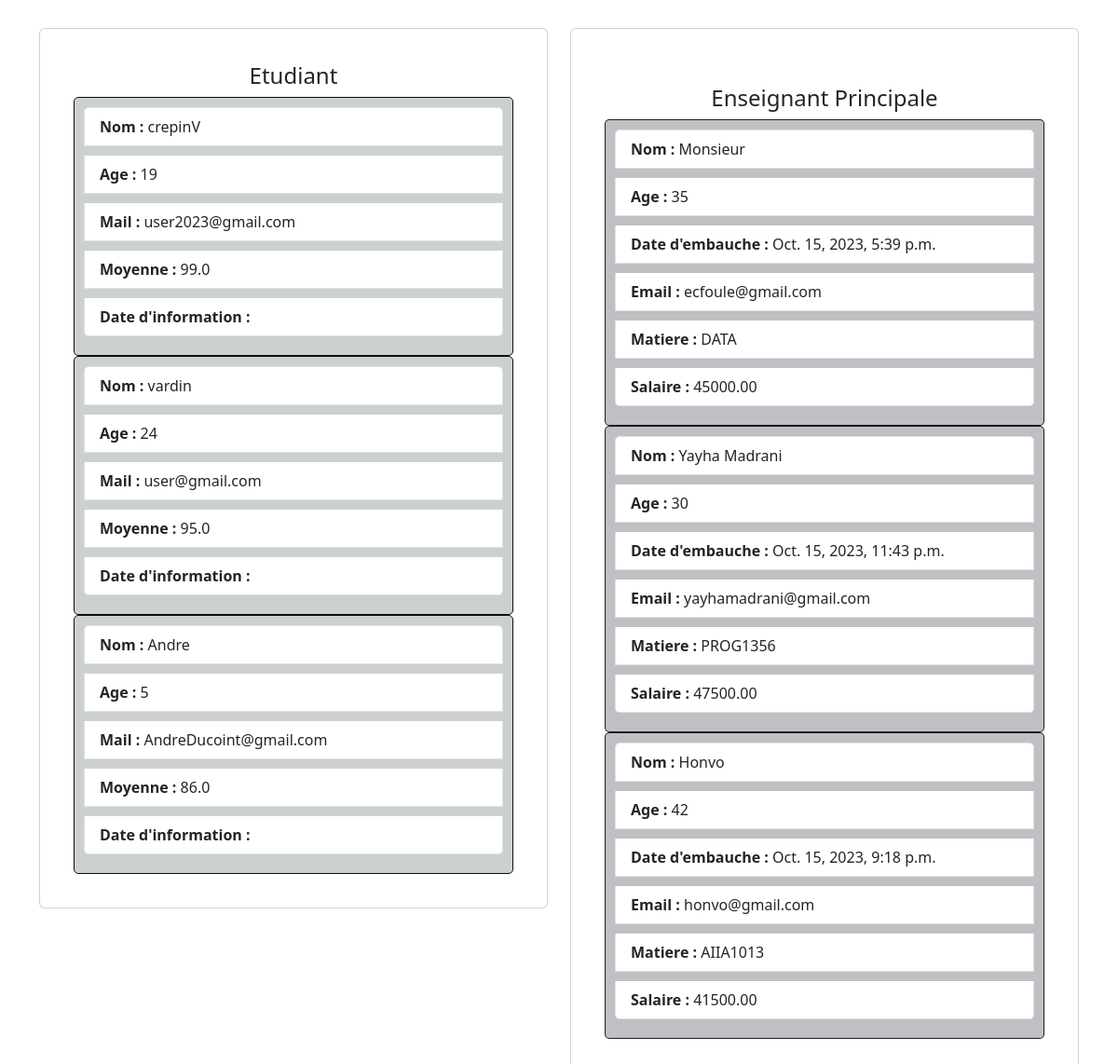
The page / on the database its author committed.
### listings/models.py (models this page shows, shortened)
class Etudiant(models.Model):
    name     =models.fields.CharField(max_length=100)
    age      =models.fields.IntegerField(null=True)
    date     =models.DateTimeField(auto_now=True, auto_now_add=False)
    mail     =models.EmailField()
    moyenne  =models.FloatField()
    enseignant = models.ForeignKey(EnseignantPricipale, null=True, on_delete=models.SET_NULL) #Cle etrangere

class EnseignantPricipale(models.Model):
    name = models.fields.CharField(max_length=50)
    age      = models.IntegerField(null=True)
    date_embauche = models.DateTimeField(auto_now=True, auto_now_add=False)
    email    = models.EmailField()
    matiere  = models.CharField(max_length=100)  #La matière que l'enseignant enseigne
    salaire  = models.DecimalField(max_digits=10, decimal_places=2)  #Salaire de l'enseignant

### listings/views.py (the view)
# urls.py: path('', views.hello),
def hello(request):
    etudiant   = Etudiant.objects.all()
    enseignant = EnseignantPricipale.objects.all()
    return render(request,'listings/hello.html', {'etudiant': etudiant, 'enseignant': enseignant })  #etudiant en jaune utiliser comme etudiant.name...

### listings/templates/listings/hello.html (shortened to what this page needs)
{% load static %}
<!DOCTYPE html>
<html lang="fr">
<head>
    <link rel="stylesheet" href="{% static 'listings/styles.css'%}" />
    <link href="https://cdn.jsdelivr.net/npm/bootstrap@5.3.2/dist/css/bootstrap.min.css" rel="stylesheet">
</head>
<body>
    <div class="container">
        <div class="row">
            <div class="col-md-6">
                <div class="card">
                    <div class="card-body">
                        <h1 class="card-title">Etudiant</h1>
                        {% for etudiant in etudiant %}
                            <ul class="list-group list-group-flush">
                                <div class="etudiant-info">
                                    <li class="list-group-item"><strong>Nom :</strong> {{ etudiant.name }}</li>
                                    <li class="list-group-item"><strong>Age :</strong> {{ etudiant.age }}</li>
                                    <li class="list-group-item"><strong>Mail :</strong> {{ etudiant.mail }}</li>
                                    <li class="list-group-item"><strong>Moyenne :</strong> {{ etudiant.moyenne }}</li>
                                    <li class="list-group-item"><strong>Date d'information :</strong> {{ etudiant.0.date }}</li>
                                </div>
                            </ul>
                        {% endfor %}
                    </div>
                </div>
            </div>
            <div class="col-md-6">
                <div class="card">
                    <div class="card-body">
                        <h1 class="card-title mt-4">Enseignant Principale</h1>
                        {% for enseignant in enseignant %}
                        <ul class="list-group list-group-flush">
                        <div class="enseignant-info">
                            <li class="list-group-item"><strong>Nom :</strong> {{ enseignant.name }}</li>
                            <li class="list-group-item"><strong>Age :</strong> {{ enseignant.age }}</li>
                            <li class="list-group-item"><strong>Date d'embauche :</strong> {{ enseignant.date_embauche }}</li>
                            <li class="list-group-item"><strong>Email :</strong> {{ enseignant.email }}</li>
                            <li class="list-group-item"><strong>Matiere :</strong> {{ enseignant.matiere }}</li>
                            <li class="list-group-item"><strong>Salaire :</strong> {{ enseignant.salaire }}</li>
                        </ul>
                        {% endfor %}
                        </div>
                    </div>
                </div>
            </div>
        </div>
</body>
</html>

### listings/static/listings/styles.css (style rules this page uses)
body { background-color: #f2f2f2; font-family: Arial, sans-serif; color: #333; text-align: left; margin: 0; padding: 0; }
.container { margin-top: 30px; }
.card { background-color: #fff; border: 1px solid #ddd; border-radius: 10px; padding: 20px; margin-bottom: 20px; }
.card-title { font-size: 1.5rem; text-align: center; margin-bottom: 20px; color: #333; }
.list-group-item { border: none; padding: 8px 0; border-bottom: 1px solid #ddd; margin-bottom: 10px; }
.etudiant-info { background-color: #cdd1cd; padding: 10px; border: 1px solid #0f0f0f; border-radius: 5px; }
.enseignant-info { background-color: #c0c0c4; padding: 10px; border: 1px solid #0e0e0ee9; border-radius: 5px; }

### rows shown on the page
Etudiant: name "crepinV", age "19", mail "user2023@gmail.com", moyenne "99.0"
Etudiant: name "vardin", age "24", mail "user@gmail.com", moyenne "95.0"
Etudiant: name "Andre", age "5", mail "AndreDucoint@gmail.com", moyenne "86.0"
EnseignantPricipale: name "Monsieur", age "35", date_embauche "Oct. 15, 2023, 5:39 p.m.", email "ecfoule@gmail.com", matiere "DATA", salaire "45000.00"
EnseignantPricipale: name "Yayha Madrani", age "30", date_embauche "Oct. 15, 2023, 11:43 p.m.", email "yayhamadrani@gmail.com", matiere "PROG1356", salaire "47500.00"
EnseignantPricipale: name "Honvo", age "42", date_embauche "Oct. 15, 2023, 9:18 p.m.", email "honvo@gmail.com", matiere "AIIA1013", salaire "41500.00"
